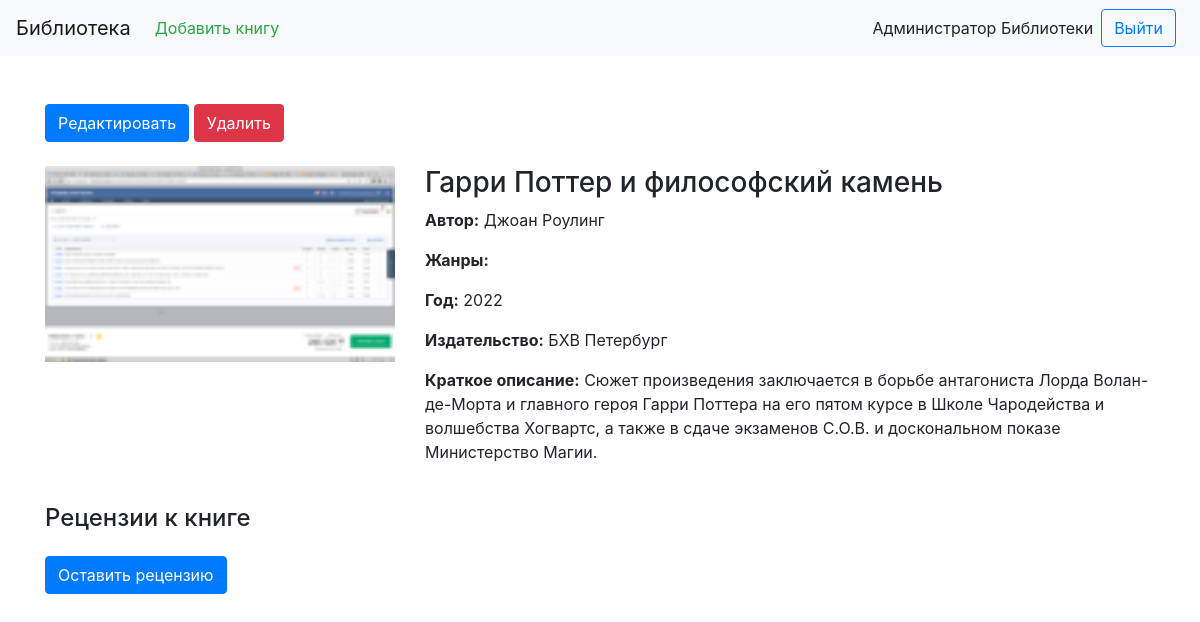
Screenshot of /books/1 (signed in) with the database file from the repository.
### models.py (models this page shows, shortened)
class User(db.Model, UserMixin):
    id = db.Column(db.Integer, primary_key=True)
    login = db.Column(db.String(50), unique=True, nullable=False)
    first_name = db.Column(db.String(50), nullable=False)
    last_name = db.Column(db.String(50), nullable=False)
    patronymic = db.Column(db.String(50), nullable=True)
    role_id = db.Column(db.String(50), db.ForeignKey('role.id'), nullable=False)
    email = db.Column(db.String(50), unique=True, nullable=False)
    password = db.Column(db.String(50), nullable=False)
    role = db.relationship("Role", backref=backref("role.id", cascade="all, delete"))

class Cover(db.Model):
    id = db.Column(db.Integer, primary_key=True)
    file = db.Column(db.String(255), nullable=False)
    mime_type = db.Column(db.String(255), nullable=False)
    md5_hash = db.Column(db.String(255), nullable=False)

class Book(db.Model):
    id = db.Column(db.Integer, primary_key=True)
    name = db.Column(db.String(50), unique=True, nullable=False)
    short_description = db.Column(db.Text(), nullable=False)
    year = db.Column(db.String(4), nullable=False)
    publisher = db.Column(db.String(50), nullable=False)
    author = db.Column(db.String(50), nullable=False)
    pages = db.Column(db.String(50), nullable=False)
    cover_id = db.Column(db.Integer, db.ForeignKey('cover.id'))
    cover = db.relationship("Cover", backref="cover")
    reviews = db.relationship("Review", backref="review")

### main.py (the view)
@app.route('/books/<int:id>', methods=['GET', 'POST'])
def book_index(id):
    book = models.Book.query.get(id)
    book_genres = models.BookGenre.query.filter_by(book_id=id).all()
    reviews = models.Review.query.filter_by(book_id=id, status_id=2)
    reviewed = False
    if flask_login.current_user.is_authenticated:
        if models.Review.query.filter_by(book_id=id, user_id=flask_login.current_user.id).all() != []:
            reviewed = True
    else:
        reviewed = None
    return render_template('book_index.html', book=book, book_genres=book_genres, reviews=reviews, reviewed=reviewed)

### main.py (called while the page is built)
@login_manager.user_loader
def load_user(user):
    return models.User.query.get(user)

### templates/book_index.html (shortened to what this page needs)
{% extends 'layout.html' %}
{% block content %}
    <div class="container">
        <div class="row justify-content-center mt-4">
            <div class="col-12 my-4">
                {% if current_user.is_authenticated %}
                    {% if current_user.role.name == "администратор" %}
                        <a href="/books/edit/{{ book.id }}" class="btn btn-primary">Редактировать</a>
                        <button type="button" class="btn btn-danger" data-toggle="modal" data-target="#deleteBookModal">
                            Удалить
                        </button>
                    {% elif current_user.role.name == "модератор" %}
                        <a href="/books/edit/{{ book.id }}" class="btn btn-primary">Редактировать</a>
                    {% endif %}
                {% endif %}
            </div>
            <div class="col-12 col-lg-4">
                <img class="card-img-top" src="{{ url_for('media', filename="covers/" + book.cover.file) }}" alt="Card image cap">
            </div>
            <div class="col-12 col-lg-8">
                <div class="d-flex flex-column">
                    <h3>{{ book.name }}</h3>
                    <p><b>Автор:</b> {{ book.author }}</p>
                    <p>
                        <b>Жанры:</b>
                    </p>
                    <p><b>Год:</b> {{ book.year }}</p>
                    <p><b>Издательство:</b> {{ book.publisher }}</p>
                    <p><b>Краткое описание:</b> {{ book.short_description }}</p>
                </div>
            </div>
            <div class="col-12">
                <h4 class="my-4">Рецензии к книге</h4>
                {% if reviewed == False %}
                    <a href="/reviews/new/{{ book.id }}" class="btn btn-primary mb-4">Оставить рецензию</a>
                {% endif %}
            </div>
        </div>
    </div>
{% endblock %}

### templates/layout.html (shortened to what this page needs)
<!DOCTYPE html>
<html lang="en">
        <link rel="stylesheet" href="https://cdn.jsdelivr.net/npm/bootstrap@4.0.0/dist/css/bootstrap.min.css">
        <link rel="stylesheet" href="/static/css/main.css">
    </head>
    <body>
        <nav class="navbar navbar-expand-lg navbar-light bg-light">
            <a class="navbar-brand" href="/">Библиотека</a>
            <div class="collapse navbar-collapse" id="navbarSupportedContent">
                <ul class="navbar-nav mr-auto">
                    {% if current_user.is_authenticated %}
                        {% if current_user.role.name == 'администратор' %}
                            <li class="nav-item active">
                                <a class="nav-link text-success" href="/books/new">Добавить книгу</a>
                            </li>
                        {% endif %}
                    {% endif %}
                </ul>
                {% if current_user.is_authenticated %}
                    {{ current_user.first_name }} {{ current_user.last_name }}
                    <a href="/logout" class="btn btn-outline-primary my-2 mx-2 my-sm-0" >Выйти</a>
                {% else %}
                    <a href="/login" class="btn btn-outline-primary my-2 mx-2 my-sm-0" >Войти</a>
                    <a href="/register" class="btn btn-success my-2 my-sm-0" type="submit">Регистрация</a>
                {% endif %}
            </div>
        </nav>
        {% block content %}
        {% endblock %}
    </body>
</html>

### rows the page displays
User: first_name "Администратор", last_name "Библиотеки"
Cover: file (picture)
Book: name "Гарри Поттер и философский камень", author "Джоан Роулинг", year "2022", publisher "БХВ Петербург", short_description "Сюжет произведения заключается в борьбе антагониста Лорда Волан-де-Морта и главного героя Гарри Поттера на его пятом курсе в Школе Чародейства и волшебства Хогвартс, а также в сдаче экзаменов С.О.В. и доскональном показе Министерство Магии."
